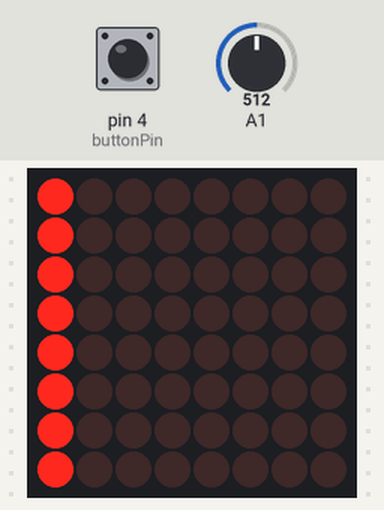
A sketch run on a simulated Arduino Uno, built with avr-gcc and run on an emulated ATmega328P. Shown: 8×8 LED matrix. The test bench sets the inputs (shaded band); at power-on: pin 4 (buttonPin) HIGH, A1 = 512. Random numbers use the default seed unless the sketch sets one.

Above: at 0.71 s.
1.3 s: pin 4 (buttonPin) pulled LOW for 0.15 s
At 1.94 s:
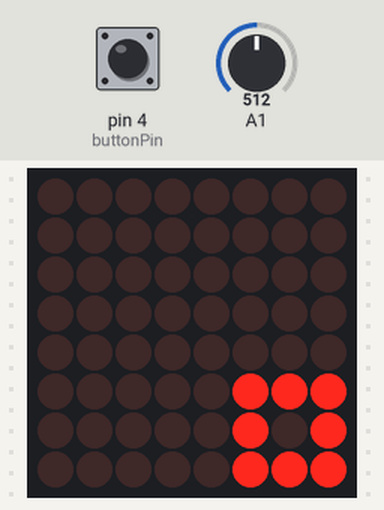
2.0 s: A1 set to 716
At 2.32 s:
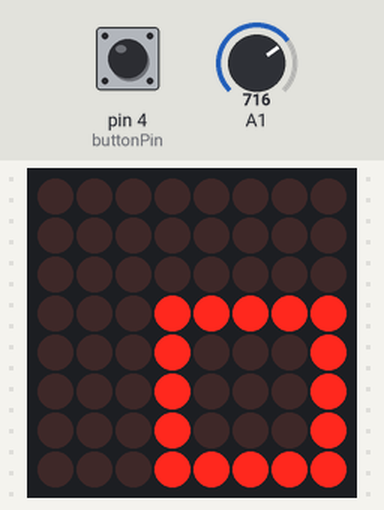
3.7 s: A1 set to 511
At 3.97 s:
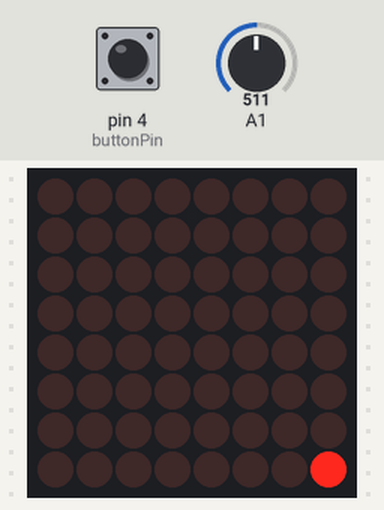
5.2 s: A1 set to 306
At 5.94 s:
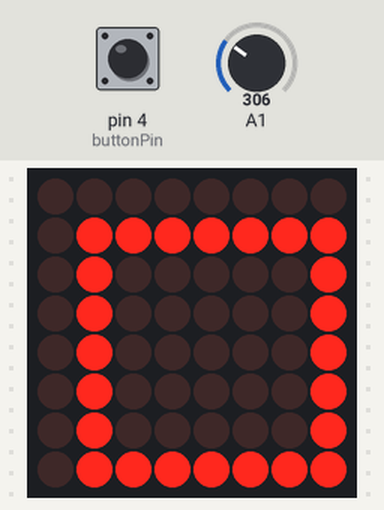
6.7 s: pin 4 (buttonPin) pulled LOW for 1 s
9.2 s: pin 4 (buttonPin) pulled LOW for 0.15 s
At 10.48 s:
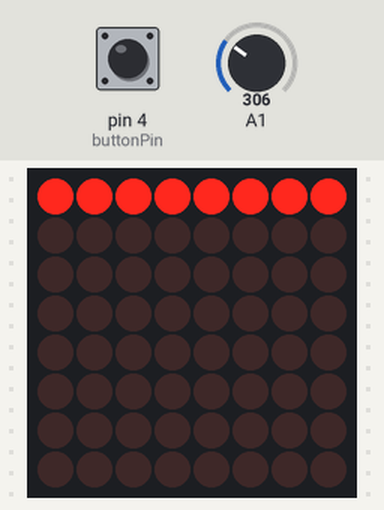

Measured:
- after the input at 9.2 s, the display: first changes after 0.29 s (image 5 shows a later state)

The sketch:

project362.ino.ino
```cpp
#include <SPI.h>
#include <Adafruit_GFX.h>
#include <Max72xxPanel.h>

int pinCS = 10; // Attach CS to this pin, DIN to MOSI and CLK to SCK (cf http://arduino.cc/en/Reference/SPI )
int numberOfHorizontalDisplays = 1;
int numberOfVerticalDisplays = 1;

int buttonPin = 4;
int testNum = 1;

int buttonState = 0; //Button state
int lastButtonState = LOW;
long lastDebounceTime = 0;  // the last time the output pin was toggled
long debounceDelay = 100;

int brightness = 0; // for photoresistor

Max72xxPanel matrix = Max72xxPanel(pinCS, numberOfHorizontalDisplays, numberOfVerticalDisplays);

void setup() {
  Serial.begin(9600);
  matrix.setIntensity(0);
  randomSeed(analogRead(0));
  pinMode(buttonPin, INPUT_PULLUP);    // no need for resistors
}

int wait = 50;
int inc = -2;
byte byteRead = 0;
void loop() {
/*
  if(Serial.available() > 0)
  {
    byteRead = Serial.read() - '0';
    Serial.println(byteRead);

    //Test is assuming byteRead is already mapped between 0-7
    matrix.fillScreen(LOW);
    //test3(byteRead);
    pick_pattern(byteRead);
    matrix.write();

  }
*/
 int reading = digitalRead(buttonPin);

  // check to see if you just pressed the button
  // (i.e. the input went from LOW to HIGH),  and you've waited
  // long enough since the last press to ignore any noise:

  // If the switch changed, due to noise or pressing:
  if (reading != lastButtonState) {
    // reset the debouncing timer
    lastDebounceTime = millis();
  }

  if ((millis() - lastDebounceTime) > debounceDelay) {
    // whatever the reading is at, it's been there for longer
    // than the debounce delay, so take it as the actual current state:

    // if the button state has changed:
    if (reading != buttonState) {
      buttonState = reading;

      // only toggle the LED if the new button state is HIGH
      if (buttonState == HIGH) {
          testNum++;
          checkNum();
      }
    }
  }

  // save the reading.  Next time through the loop,
  // it'll be the lastButtonState:
  lastButtonState = reading;


  int temp = random(0,8);

  matrix.fillScreen(LOW);

  playTest(testNum, temp);

  matrix.write();

  delay(50);

  // dim display if dark, brighten if bright
  brightness = map(analogRead(1), 0, 1023, 0, 3);
  matrix.setIntensity(brightness);
}

void playTest(int testNumber, int input)
{
  if(testNumber == 1)
  {
    test(input);
  }
  else if(testNumber == 2)
  {
    test2(input);
  }
  else if(testNumber == 3)
  {
    test3(input);
  }
}


void checkNum()
{
  if(testNum >= 4)
  {
    testNum = 0;
  }
}

void test(int input)
{
  testNum = 1;

  //Low Volume
  if(input == 0)
  {
    drawBar(0, input);
    drawRemainder(0, input);
  }
  if(input == 1)
  {
    drawBar(1, input);
    drawRemainder(1, input);
  }
  if(input == 2)
  {
    drawBar(2, input);
    drawRemainder(2, input);
  }
  //Medium Volume
  if(input == 3)
  {
    drawBar(3, input);
    drawRemainder(3, input);
  }
  if(input == 4)
  {
    drawBar(4, input);
    drawRemainder(4, input);
  }
  if(input == 5)
  {
    drawBar(5, input);
    drawRemainder(5, input);
  }
  if(input == 6)
  {
    drawBar(6, input);
    drawRemainder(6, input);
  }
  //High Volume
  if(input == 7)
  {
    drawBar(7, input);
    drawRemainder(7, input);
  }
}

//Draws ONE bar onto the led matrix (Main Bar)
void drawBar(int row, int input)
{
  matrix.drawLine(row, 0, row, input, HIGH);
}

//Draws the remaining columns onto the led matrix
void drawRemainder(int row, int input)
{
  int newY;         //Y Axis
  int counter = 1;  //Counter used to modify how high the bar is

  //Loops through each possible rows (Moving to the right)
  for(int i = row+1; i < 8; i++)
  {
    //New random y-axis depending on its x-axis location + counter
    newY = random(0,input-counter);
    matrix.drawLine(i, 0, i, newY, HIGH);
    counter+=1;
  }

  //Resets counter
  counter = 1;

  //Loops through (Moving to the left)
  for(int i = row-1; i >= 0; i--)
  {
    //Same as above
    int newY = random(0,input-counter);
    matrix.drawLine(i, 0, i, newY, HIGH);
    counter+=1;
  }
}

void test2(int input)
{
  testNum = 2;

  //Low Volume
  if(input == 0)
  {
    drawBar2(0, input);
  }
  if(input == 1)
  {
    drawBar2(1, input);
  }
  if(input == 2)
  {
    drawBar2(2, input);
  }
  //Medium Volume
  if(input == 3)
  {
    drawBar2(3, input);
  }
  if(input == 4)
  {
    drawBar2(4, input);
  }
  if(input == 5)
  {
    drawBar2(5, input);
  }
  if(input == 6)
  {
    drawBar2(6, input);
  }
  //High Volume
  if(input == 7)
  {
    drawBar2(7, input);
  }
}

void drawBar2(int row, int input)
{
  for(int i = 0; i < 8; i++)
  {
    matrix.fillScreen(LOW);
    matrix.drawLine(0,0 , i-input, input, HIGH);
    matrix.write();
  }
}


void test3(int input)
{
  testNum = 3;

  //Low Volume
  if(input == 0)
  {
    drawRectBeat(0, input);
  }
  if(input == 1)
  {
    drawRectBeat(1, input);
  }
  if(input == 2)
  {
    drawRectBeat(2, input);
  }
  //Medium Volume
  if(input == 3)
  {
    drawRectBeat(3, input);
  }
  if(input == 4)
  {
    drawRectBeat(4, input);
  }
  if(input == 5)
  {
    drawRectBeat(5, input);
  }
  if(input == 6)
  {
    drawRectBeat(6, input);
  }
  //High Volume
  if(input == 7)
  {
    drawRectBeat(7, input);
  }
}

void drawRectBeat(int row, int input)
{
  int newRow = 8-row;
  matrix.drawRect(newRow, newRow, input, input, HIGH);
}
```
